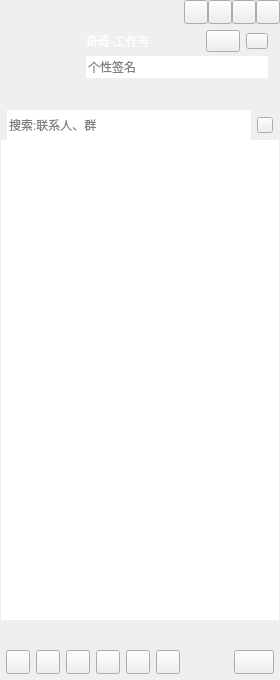
<?xml version="1.0" encoding="UTF-8"?>
<ui version="4.0">
 <class>CCMainWindowClass</class>
 <widget class="QWidget" name="CCMainWindowClass">
  <property name="geometry">
   <rect>
    <x>0</x>
    <y>0</y>
    <width>280</width>
    <height>680</height>
   </rect>
  </property>
  <property name="minimumSize">
   <size>
    <width>280</width>
    <height>680</height>
   </size>
  </property>
  <property name="windowTitle">
   <string>CCMainWindow</string>
  </property>
  <layout class="QVBoxLayout" name="verticalLayout_6">
   <property name="spacing">
    <number>0</number>
   </property>
   <property name="leftMargin">
    <number>0</number>
   </property>
   <property name="topMargin">
    <number>0</number>
   </property>
   <property name="rightMargin">
    <number>0</number>
   </property>
   <property name="bottomMargin">
    <number>0</number>
   </property>
   <item>
    <widget class="QWidget" name="titleWidget" native="true">
     <property name="sizePolicy">
      <sizepolicy hsizetype="Expanding" vsizetype="Preferred">
       <horstretch>0</horstretch>
       <verstretch>0</verstretch>
      </sizepolicy>
     </property>
     <property name="titleskin" stdset="0">
      <bool>true</bool>
     </property>
     <layout class="QVBoxLayout" name="verticalLayout_2">
      <property name="spacing">
       <number>0</number>
      </property>
      <property name="leftMargin">
       <number>0</number>
      </property>
      <property name="topMargin">
       <number>0</number>
      </property>
      <property name="rightMargin">
       <number>0</number>
      </property>
      <property name="bottomMargin">
       <number>0</number>
      </property>
      <item>
       <layout class="QHBoxLayout" name="horizontalLayout">
        <property name="spacing">
         <number>0</number>
        </property>
        <property name="leftMargin">
         <number>12</number>
        </property>
        <item>
         <widget class="QLabel" name="titleIcon">
          <property name="sizePolicy">
           <sizepolicy hsizetype="Fixed" vsizetype="Fixed">
            <horstretch>0</horstretch>
            <verstretch>0</verstretch>
           </sizepolicy>
          </property>
          <property name="minimumSize">
           <size>
            <width>42</width>
            <height>18</height>
           </size>
          </property>
          <property name="maximumSize">
           <size>
            <width>42</width>
            <height>18</height>
           </size>
          </property>
          <property name="text">
           <string/>
          </property>
         </widget>
        </item>
        <item>
         <spacer name="horizontalSpacer">
          <property name="orientation">
           <enum>Qt::Horizontal</enum>
          </property>
          <property name="sizeHint" stdset="0">
           <size>
            <width>40</width>
            <height>20</height>
           </size>
          </property>
         </spacer>
        </item>
        <item>
         <widget class="QPushButton" name="palcehold1">
          <property name="sizePolicy">
           <sizepolicy hsizetype="Fixed" vsizetype="Fixed">
            <horstretch>0</horstretch>
            <verstretch>0</verstretch>
           </sizepolicy>
          </property>
          <property name="minimumSize">
           <size>
            <width>24</width>
            <height>24</height>
           </size>
          </property>
          <property name="maximumSize">
           <size>
            <width>24</width>
            <height>24</height>
           </size>
          </property>
          <property name="text">
           <string/>
          </property>
         </widget>
        </item>
        <item>
         <widget class="QPushButton" name="placehold2">
          <property name="sizePolicy">
           <sizepolicy hsizetype="Fixed" vsizetype="Fixed">
            <horstretch>0</horstretch>
            <verstretch>0</verstretch>
           </sizepolicy>
          </property>
          <property name="minimumSize">
           <size>
            <width>24</width>
            <height>24</height>
           </size>
          </property>
          <property name="maximumSize">
           <size>
            <width>24</width>
            <height>24</height>
           </size>
          </property>
          <property name="text">
           <string/>
          </property>
         </widget>
        </item>
        <item>
         <widget class="QPushButton" name="sysmin">
          <property name="sizePolicy">
           <sizepolicy hsizetype="Fixed" vsizetype="Fixed">
            <horstretch>0</horstretch>
            <verstretch>0</verstretch>
           </sizepolicy>
          </property>
          <property name="minimumSize">
           <size>
            <width>24</width>
            <height>24</height>
           </size>
          </property>
          <property name="maximumSize">
           <size>
            <width>24</width>
            <height>24</height>
           </size>
          </property>
          <property name="text">
           <string/>
          </property>
         </widget>
        </item>
        <item>
         <widget class="QPushButton" name="sysclose">
          <property name="sizePolicy">
           <sizepolicy hsizetype="Fixed" vsizetype="Fixed">
            <horstretch>0</horstretch>
            <verstretch>0</verstretch>
           </sizepolicy>
          </property>
          <property name="minimumSize">
           <size>
            <width>24</width>
            <height>24</height>
           </size>
          </property>
          <property name="maximumSize">
           <size>
            <width>24</width>
            <height>24</height>
           </size>
          </property>
          <property name="text">
           <string/>
          </property>
         </widget>
        </item>
       </layout>
      </item>
      <item>
       <layout class="QHBoxLayout" name="horizontalLayout_3">
        <property name="leftMargin">
         <number>12</number>
        </property>
        <property name="topMargin">
         <number>6</number>
        </property>
        <property name="rightMargin">
         <number>12</number>
        </property>
        <property name="bottomMargin">
         <number>6</number>
        </property>
        <item>
         <widget class="QLabel" name="headLabel">
          <property name="sizePolicy">
           <sizepolicy hsizetype="Fixed" vsizetype="Fixed">
            <horstretch>0</horstretch>
            <verstretch>0</verstretch>
           </sizepolicy>
          </property>
          <property name="minimumSize">
           <size>
            <width>68</width>
            <height>68</height>
           </size>
          </property>
          <property name="maximumSize">
           <size>
            <width>68</width>
            <height>68</height>
           </size>
          </property>
          <property name="text">
           <string/>
          </property>
         </widget>
        </item>
        <item>
         <layout class="QVBoxLayout" name="verticalLayout">
          <property name="spacing">
           <number>4</number>
          </property>
          <item>
           <layout class="QHBoxLayout" name="horizontalLayout_2">
            <item>
             <widget class="QLabel" name="nameLabel">
              <property name="sizePolicy">
               <sizepolicy hsizetype="Expanding" vsizetype="Fixed">
                <horstretch>0</horstretch>
                <verstretch>0</verstretch>
               </sizepolicy>
              </property>
              <property name="minimumSize">
               <size>
                <width>0</width>
                <height>22</height>
               </size>
              </property>
              <property name="maximumSize">
               <size>
                <width>16777215</width>
                <height>22</height>
               </size>
              </property>
              <property name="styleSheet">
               <string notr="true">color:rgb(255,255,255);
font:75 12pt &quot;微软雅黑&quot;;</string>
              </property>
              <property name="text">
               <string>奇奇-工作号</string>
              </property>
             </widget>
            </item>
            <item>
             <widget class="QPushButton" name="stausBtn">
              <property name="sizePolicy">
               <sizepolicy hsizetype="Fixed" vsizetype="Fixed">
                <horstretch>0</horstretch>
                <verstretch>0</verstretch>
               </sizepolicy>
              </property>
              <property name="minimumSize">
               <size>
                <width>34</width>
                <height>22</height>
               </size>
              </property>
              <property name="maximumSize">
               <size>
                <width>34</width>
                <height>22</height>
               </size>
              </property>
              <property name="text">
               <string/>
              </property>
              <property name="hasborder" stdset="0">
               <bool>true</bool>
              </property>
             </widget>
            </item>
            <item>
             <widget class="QPushButton" name="levelBtn">
              <property name="sizePolicy">
               <sizepolicy hsizetype="Fixed" vsizetype="Fixed">
                <horstretch>0</horstretch>
                <verstretch>0</verstretch>
               </sizepolicy>
              </property>
              <property name="minimumSize">
               <size>
                <width>22</width>
                <height>16</height>
               </size>
              </property>
              <property name="maximumSize">
               <size>
                <width>22</width>
                <height>16</height>
               </size>
              </property>
              <property name="text">
               <string/>
              </property>
              <property name="hasborder" stdset="0">
               <bool>true</bool>
              </property>
             </widget>
            </item>
           </layout>
          </item>
          <item>
           <widget class="QLineEdit" name="lineEdit">
            <property name="minimumSize">
             <size>
              <width>0</width>
              <height>22</height>
             </size>
            </property>
            <property name="maximumSize">
             <size>
              <width>16777215</width>
              <height>22</height>
             </size>
            </property>
            <property name="frame">
             <bool>false</bool>
            </property>
            <property name="placeholderText">
             <string>个性签名</string>
            </property>
           </widget>
          </item>
          <item>
           <widget class="QWidget" name="appWidget" native="true">
            <property name="sizePolicy">
             <sizepolicy hsizetype="Expanding" vsizetype="Fixed">
              <horstretch>0</horstretch>
              <verstretch>0</verstretch>
             </sizepolicy>
            </property>
            <property name="minimumSize">
             <size>
              <width>0</width>
              <height>22</height>
             </size>
            </property>
            <property name="maximumSize">
             <size>
              <width>16777215</width>
              <height>22</height>
             </size>
            </property>
           </widget>
          </item>
         </layout>
        </item>
       </layout>
      </item>
     </layout>
    </widget>
   </item>
   <item>
    <widget class="QWidget" name="widget" native="true">
     <property name="sizePolicy">
      <sizepolicy hsizetype="Expanding" vsizetype="Expanding">
       <horstretch>0</horstretch>
       <verstretch>0</verstretch>
      </sizepolicy>
     </property>
     <layout class="QVBoxLayout" name="verticalLayout_4">
      <property name="spacing">
       <number>0</number>
      </property>
      <property name="leftMargin">
       <number>1</number>
      </property>
      <property name="topMargin">
       <number>0</number>
      </property>
      <property name="rightMargin">
       <number>1</number>
      </property>
      <property name="bottomMargin">
       <number>0</number>
      </property>
      <item>
       <widget class="QWidget" name="searchWidget" native="true">
        <property name="sizePolicy">
         <sizepolicy hsizetype="Expanding" vsizetype="Fixed">
          <horstretch>0</horstretch>
          <verstretch>0</verstretch>
         </sizepolicy>
        </property>
        <property name="minimumSize">
         <size>
          <width>0</width>
          <height>30</height>
         </size>
        </property>
        <property name="maximumSize">
         <size>
          <width>16777215</width>
          <height>30</height>
         </size>
        </property>
        <layout class="QHBoxLayout" name="horizontalLayout_4">
         <property name="leftMargin">
          <number>6</number>
         </property>
         <property name="topMargin">
          <number>0</number>
         </property>
         <property name="rightMargin">
          <number>6</number>
         </property>
         <property name="bottomMargin">
          <number>0</number>
         </property>
         <item>
          <widget class="QLineEdit" name="searchLineEdit">
           <property name="minimumSize">
            <size>
             <width>0</width>
             <height>30</height>
            </size>
           </property>
           <property name="maximumSize">
            <size>
             <width>16777215</width>
             <height>30</height>
            </size>
           </property>
           <property name="frame">
            <bool>false</bool>
           </property>
           <property name="placeholderText">
            <string>搜索:联系人、群</string>
           </property>
          </widget>
         </item>
         <item>
          <widget class="QPushButton" name="searchBtn">
           <property name="sizePolicy">
            <sizepolicy hsizetype="Fixed" vsizetype="Fixed">
             <horstretch>0</horstretch>
             <verstretch>0</verstretch>
            </sizepolicy>
           </property>
           <property name="minimumSize">
            <size>
             <width>16</width>
             <height>16</height>
            </size>
           </property>
           <property name="maximumSize">
            <size>
             <width>16</width>
             <height>16</height>
            </size>
           </property>
           <property name="text">
            <string/>
           </property>
          </widget>
         </item>
        </layout>
       </widget>
      </item>
      <item>
       <widget class="QScrollArea" name="scrollArea">
        <property name="frameShape">
         <enum>QFrame::NoFrame</enum>
        </property>
        <property name="widgetResizable">
         <bool>true</bool>
        </property>
        <widget class="QWidget" name="scrollAreaWidgetContents">
         <property name="geometry">
          <rect>
           <x>0</x>
           <y>0</y>
           <width>278</width>
           <height>474</height>
          </rect>
         </property>
         <property name="sizePolicy">
          <sizepolicy hsizetype="Expanding" vsizetype="Expanding">
           <horstretch>0</horstretch>
           <verstretch>0</verstretch>
          </sizepolicy>
         </property>
         <layout class="QVBoxLayout" name="verticalLayout_3">
          <property name="spacing">
           <number>0</number>
          </property>
          <property name="leftMargin">
           <number>0</number>
          </property>
          <property name="topMargin">
           <number>0</number>
          </property>
          <property name="rightMargin">
           <number>0</number>
          </property>
          <property name="bottomMargin">
           <number>0</number>
          </property>
          <item>
           <widget class="QTreeWidget" name="treeWidget">
            <property name="frameShape">
             <enum>QFrame::NoFrame</enum>
            </property>
            <property name="verticalScrollBarPolicy">
             <enum>Qt::ScrollBarAlwaysOff</enum>
            </property>
            <property name="horizontalScrollBarPolicy">
             <enum>Qt::ScrollBarAlwaysOff</enum>
            </property>
            <property name="editTriggers">
             <set>QAbstractItemView::AllEditTriggers</set>
            </property>
            <property name="indentation">
             <number>0</number>
            </property>
            <property name="headerHidden">
             <bool>true</bool>
            </property>
            <property name="expandsOnDoubleClick">
             <bool>false</bool>
            </property>
            <column>
             <property name="text">
              <string notr="true">1</string>
             </property>
            </column>
           </widget>
          </item>
         </layout>
        </widget>
       </widget>
      </item>
     </layout>
    </widget>
   </item>
   <item>
    <widget class="QWidget" name="bottomWidget" native="true">
     <property name="sizePolicy">
      <sizepolicy hsizetype="Expanding" vsizetype="Fixed">
       <horstretch>0</horstretch>
       <verstretch>0</verstretch>
      </sizepolicy>
     </property>
     <property name="minimumSize">
      <size>
       <width>0</width>
       <height>60</height>
      </size>
     </property>
     <property name="maximumSize">
      <size>
       <width>16777215</width>
       <height>60</height>
      </size>
     </property>
     <property name="bottomskin" stdset="0">
      <bool>true</bool>
     </property>
     <layout class="QVBoxLayout" name="verticalLayout_5" stretch="1,1">
      <property name="leftMargin">
       <number>6</number>
      </property>
      <property name="topMargin">
       <number>6</number>
      </property>
      <property name="rightMargin">
       <number>6</number>
      </property>
      <property name="bottomMargin">
       <number>6</number>
      </property>
      <item>
       <layout class="QHBoxLayout" name="bottomLayout_up"/>
      </item>
      <item>
       <layout class="QHBoxLayout" name="horizontalLayout_5">
        <item>
         <widget class="QPushButton" name="bottomBtn_1">
          <property name="sizePolicy">
           <sizepolicy hsizetype="Fixed" vsizetype="Fixed">
            <horstretch>0</horstretch>
            <verstretch>0</verstretch>
           </sizepolicy>
          </property>
          <property name="minimumSize">
           <size>
            <width>24</width>
            <height>24</height>
           </size>
          </property>
          <property name="maximumSize">
           <size>
            <width>24</width>
            <height>24</height>
           </size>
          </property>
          <property name="text">
           <string/>
          </property>
         </widget>
        </item>
        <item>
         <widget class="QPushButton" name="bottomBtn_2">
          <property name="sizePolicy">
           <sizepolicy hsizetype="Fixed" vsizetype="Fixed">
            <horstretch>0</horstretch>
            <verstretch>0</verstretch>
           </sizepolicy>
          </property>
          <property name="minimumSize">
           <size>
            <width>24</width>
            <height>24</height>
           </size>
          </property>
          <property name="maximumSize">
           <size>
            <width>24</width>
            <height>24</height>
           </size>
          </property>
          <property name="text">
           <string/>
          </property>
         </widget>
        </item>
        <item>
         <widget class="QPushButton" name="bottomBtn_3">
          <property name="sizePolicy">
           <sizepolicy hsizetype="Fixed" vsizetype="Fixed">
            <horstretch>0</horstretch>
            <verstretch>0</verstretch>
           </sizepolicy>
          </property>
          <property name="minimumSize">
           <size>
            <width>24</width>
            <height>24</height>
           </size>
          </property>
          <property name="maximumSize">
           <size>
            <width>24</width>
            <height>24</height>
           </size>
          </property>
          <property name="text">
           <string/>
          </property>
         </widget>
        </item>
        <item>
         <widget class="QPushButton" name="bottomBtn_4">
          <property name="sizePolicy">
           <sizepolicy hsizetype="Fixed" vsizetype="Fixed">
            <horstretch>0</horstretch>
            <verstretch>0</verstretch>
           </sizepolicy>
          </property>
          <property name="minimumSize">
           <size>
            <width>24</width>
            <height>24</height>
           </size>
          </property>
          <property name="maximumSize">
           <size>
            <width>24</width>
            <height>24</height>
           </size>
          </property>
          <property name="text">
           <string/>
          </property>
         </widget>
        </item>
        <item>
         <widget class="QPushButton" name="bottomBtn_5">
          <property name="sizePolicy">
           <sizepolicy hsizetype="Fixed" vsizetype="Fixed">
            <horstretch>0</horstretch>
            <verstretch>0</verstretch>
           </sizepolicy>
          </property>
          <property name="minimumSize">
           <size>
            <width>24</width>
            <height>24</height>
           </size>
          </property>
          <property name="maximumSize">
           <size>
            <width>24</width>
            <height>24</height>
           </size>
          </property>
          <property name="text">
           <string/>
          </property>
         </widget>
        </item>
        <item>
         <widget class="QPushButton" name="bottomBtn_6">
          <property name="sizePolicy">
           <sizepolicy hsizetype="Fixed" vsizetype="Fixed">
            <horstretch>0</horstretch>
            <verstretch>0</verstretch>
           </sizepolicy>
          </property>
          <property name="minimumSize">
           <size>
            <width>24</width>
            <height>24</height>
           </size>
          </property>
          <property name="maximumSize">
           <size>
            <width>24</width>
            <height>24</height>
           </size>
          </property>
          <property name="text">
           <string/>
          </property>
         </widget>
        </item>
        <item>
         <spacer name="horizontalSpacer_2">
          <property name="orientation">
           <enum>Qt::Horizontal</enum>
          </property>
          <property name="sizeHint" stdset="0">
           <size>
            <width>13</width>
            <height>20</height>
           </size>
          </property>
         </spacer>
        </item>
        <item>
         <widget class="QPushButton" name="bottomBtn_7">
          <property name="sizePolicy">
           <sizepolicy hsizetype="Preferred" vsizetype="Fixed">
            <horstretch>0</horstretch>
            <verstretch>0</verstretch>
           </sizepolicy>
          </property>
          <property name="minimumSize">
           <size>
            <width>24</width>
            <height>24</height>
           </size>
          </property>
          <property name="maximumSize">
           <size>
            <width>86</width>
            <height>24</height>
           </size>
          </property>
          <property name="text">
           <string/>
          </property>
          <property name="icon">
           <iconset resource="CCMainWindow.qrc">
            <normaloff>:/Resources/MainWindow/bottom/qplusentrancebtn.png</normaloff>:/Resources/MainWindow/bottom/qplusentrancebtn.png</iconset>
          </property>
         </widget>
        </item>
       </layout>
      </item>
     </layout>
    </widget>
   </item>
  </layout>
 </widget>
 <layoutdefault spacing="6" margin="11"/>
 <resources>
  <include location="CCMainWindow.qrc"/>
 </resources>
 <connections/>
</ui>
